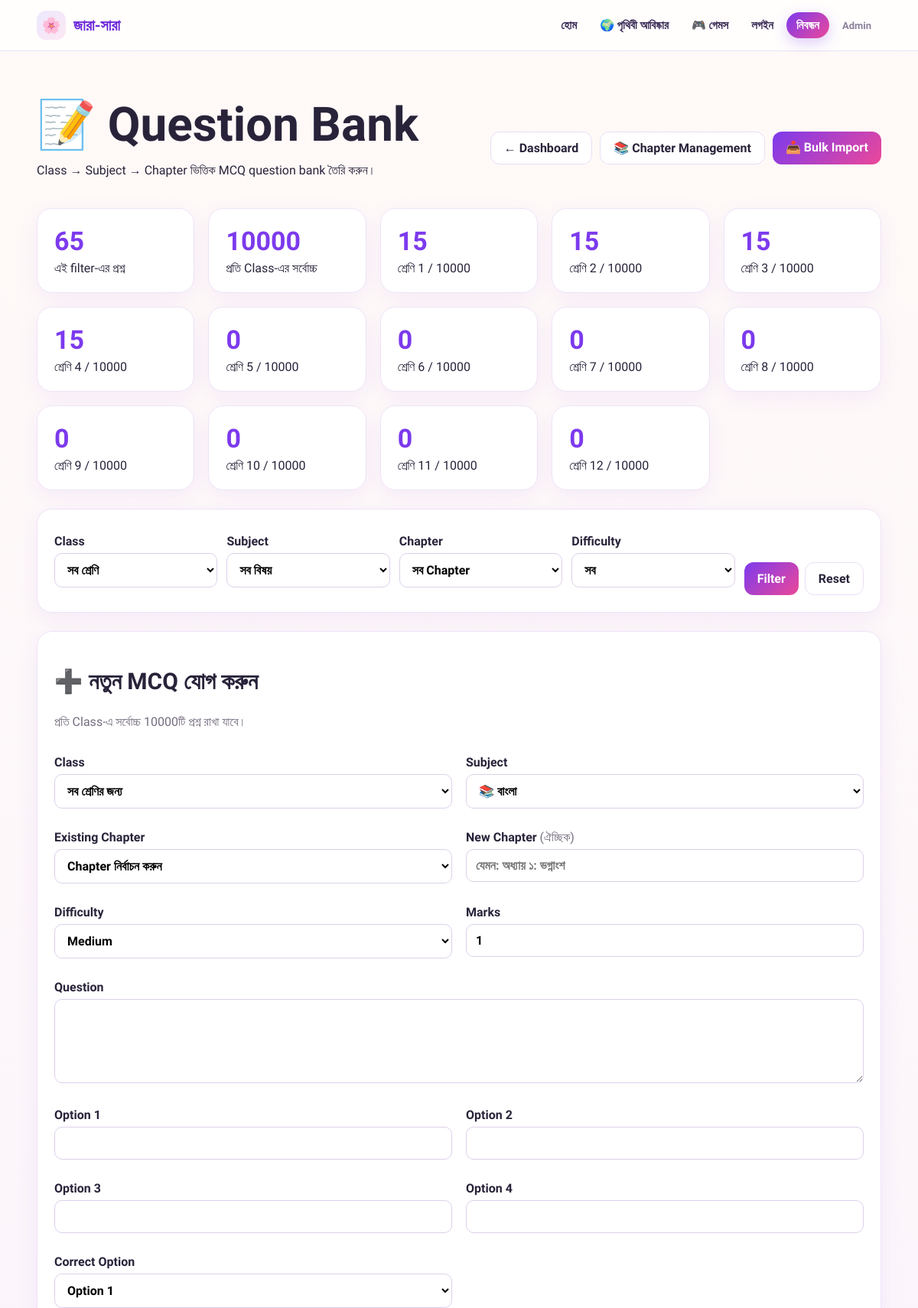
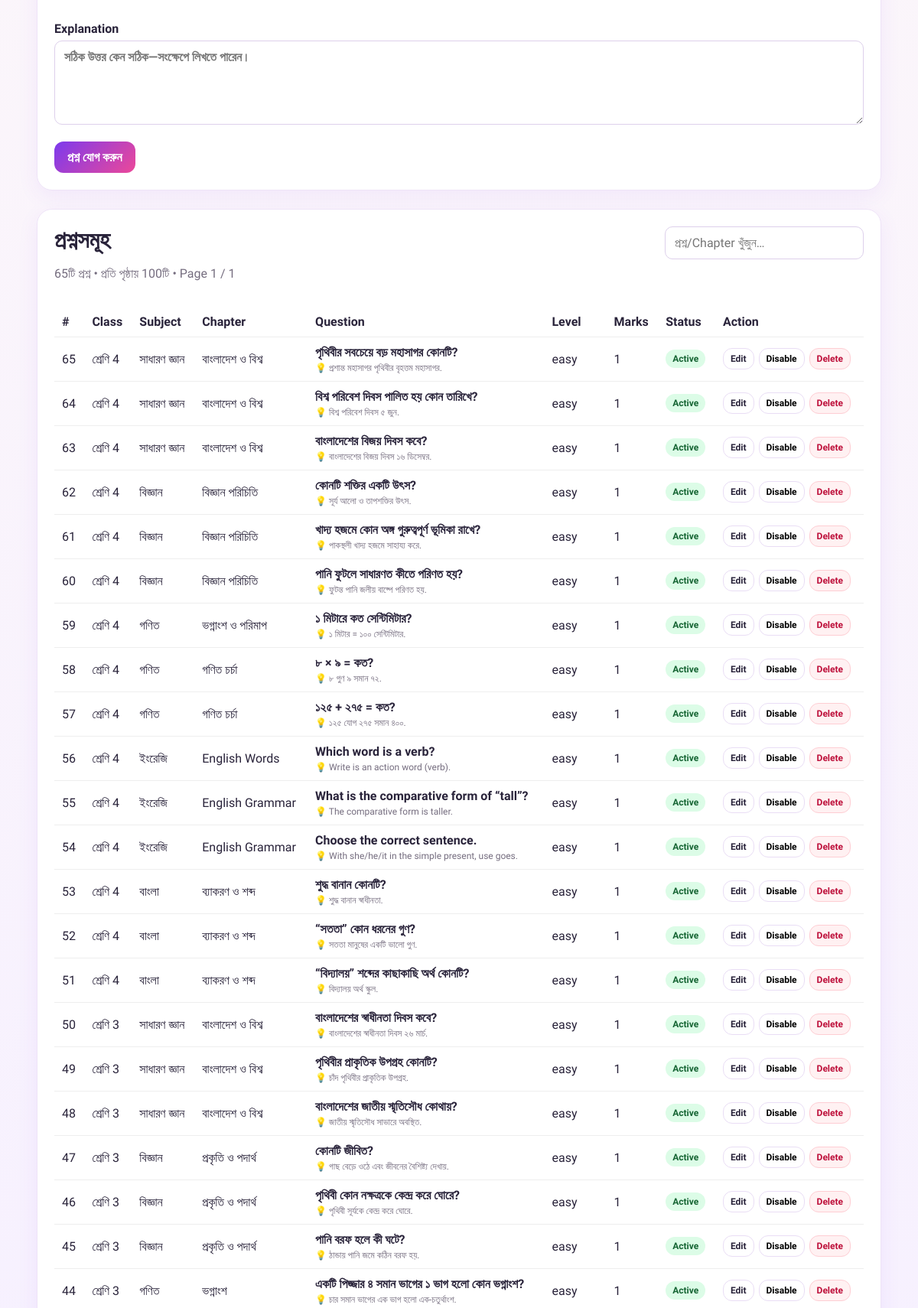
Screenshot of /admin/questions (signed in, upper part) with the database file from the repository (2 pictures, top to bottom).
### tables this page shows
CREATE TABLE classes(id INTEGER PRIMARY KEY AUTOINCREMENT,name TEXT NOT NULL,display_order INTEGER DEFAULT 0,active INTEGER DEFAULT 1,stage TEXT);

CREATE TABLE questions(id INTEGER PRIMARY KEY AUTOINCREMENT,subject_id INTEGER,chapter_id INTEGER,class_id INTEGER,question_text TEXT NOT NULL,question_type TEXT DEFAULT 'mcq',explanation TEXT,difficulty TEXT DEFAULT 'medium',marks INTEGER DEFAULT 1,active INTEGER DEFAULT 1,FOREIGN KEY(subject_id) REFERENCES subjects(id),FOREIGN KEY(chapter_id) REFERENCES chapters(id),FOREIGN KEY(class_id) REFERENCES classes(id));

CREATE TABLE subjects(id INTEGER PRIMARY KEY AUTOINCREMENT,name TEXT NOT NULL,icon TEXT DEFAULT '📘',display_order INTEGER DEFAULT 0,active INTEGER DEFAULT 1);

CREATE TABLE chapters(id INTEGER PRIMARY KEY AUTOINCREMENT,subject_id INTEGER NOT NULL,class_id INTEGER, title TEXT NOT NULL,description TEXT,display_order INTEGER DEFAULT 0,active INTEGER DEFAULT 1,FOREIGN KEY(subject_id) REFERENCES subjects(id) ON DELETE CASCADE,FOREIGN KEY(class_id) REFERENCES classes(id));

### app.py (the view, shortened to what this page needs)
@app.route('/admin/questions', methods=['GET', 'POST'])
@admin_required
def admin_questions():
    d=db()
    try:
        class_id=request.args.get('class_id') or ''; subject_id=request.args.get('subject_id') or ''; chapter_id=request.args.get('chapter_id') or ''; difficulty=request.args.get('difficulty') or ''
        try: page=max(1,int(request.args.get('page','1') or 1))
        except ValueError: page=1
        per_page=100
        where=[]; params=[]
        if class_id: where.append('(q.class_id=? OR q.class_id IS NULL)'); params.append(class_id)
        if subject_id: where.append('q.subject_id=?'); params.append(subject_id)
        if chapter_id: where.append('q.chapter_id=?'); params.append(chapter_id)
        if difficulty: where.append('q.difficulty=?'); params.append(difficulty)
        where_sql=('WHERE '+' AND '.join(where)) if where else ''
        question_total=int(d.fetchone(f'SELECT COUNT(*) AS n FROM questions q {where_sql}',tuple(params))['n'])
        total_pages=max(1,(question_total+per_page-1)//per_page)
        page=min(page,total_pages); offset=(page-1)*per_page
        subjects=d.fetchall(f'SELECT * FROM subjects WHERE active={BOOL_TRUE} ORDER BY display_order,name'); classes=d.fetchall('SELECT * FROM classes ORDER BY display_order')
        questions=d.fetchall(f'SELECT q.*,s.name subject_name,c.title chapter_name,cl.name class_name FROM questions q LEFT JOIN subjects s ON s.id=q.subject_id LEFT JOIN chapters c ON c.id=q.chapter_id LEFT JOIN classes cl ON cl.id=q.class_id {where_sql} ORDER BY q.id DESC LIMIT {per_page} OFFSET {offset}',tuple(params))
        class_question_counts=d.fetchall('SELECT c.id,c.name,COUNT(q.id) AS question_count FROM classes c LEFT JOIN questions q ON q.class_id=c.id GROUP BY c.id,c.name ORDER BY c.display_order,c.id')
        chapters=[]
        return render_template('admin/questions.html',subjects=subjects,classes=classes,chapters=chapters,questions=questions,selected_class=class_id,selected_subject=subject_id,selected_chapter=chapter_id,selected_difficulty=difficulty,question_total=question_total,page=page,total_pages=total_pages,per_page=per_page,class_question_counts=class_question_counts,max_questions_per_class=MAX_QUESTIONS_PER_CLASS)
    finally: d.close()

### app.py (called while the page is built)
def db():
    return DB()

def admin_required(f):
    @wraps(f)
    def w(*a, **kw):
        if not session.get('admin_id'):
            return redirect(url_for('admin_login'))
        return f(*a, **kw)
    return w

    def execute(self, sql, params=()):
        if self.pg:
            sql = sql.replace('?', '%s')
        self.cur.execute(sql, params)
        return self.cur

    def fetchone(self, sql, params=()):
        return self.execute(sql, params).fetchone()

    def fetchall(self, sql, params=()):
        return self.execute(sql, params).fetchall()

    def close(self):
        try:
            self.cur.close()
        finally:
            self.c.close()

### templates/admin/questions.html (shortened to what this page needs)
{% extends 'base.html' %}{% block title %}Question Bank{% endblock %}{% block content %}
<div class="wrap section">
  <div class="adminhead"><div><h1>📝 Question Bank</h1><p>Class → Subject → Chapter ভিত্তিক MCQ question bank তৈরি করুন।</p></div><div class="actions"><a class="btn" href="{{url_for('admin')}}">← Dashboard</a><a class="btn" href="{{url_for('admin_chapters')}}">📚 Chapter Management</a><a class="btn primary" href="{{url_for('admin_question_import')}}">📥 Bulk Import</a></div></div>
  <div class="grid statgrid">
    <div class="card statcard"><b>{{question_total}}</b><span>এই filter-এর প্রশ্ন</span></div>
    <div class="card statcard"><b>{{max_questions_per_class}}</b><span>প্রতি Class-এর সর্বোচ্চ</span></div>
    {% for c in class_question_counts %}<div class="card statcard"><b>{{c.question_count}}</b><span>{{c.name}} / {{max_questions_per_class}}</span></div>{% endfor %}
  </div>
  <form method="get" class="card filterbar filterbar-wide"><label>Class<select name="class_id"><option value="">সব শ্রেণি</option></select></label><label>Subject<select name="subject_id" id="filterSubject"><option value="">সব বিষয়</option></select></label><label>Chapter<select name="chapter_id" id="filterChapter"><option value="">সব Chapter</option></select></label><label>Difficulty<select name="difficulty"><option value="">সব</option></select></label><div class="filter-actions"><button class="btn primary">Filter</button><a class="btn" href="{{url_for('admin_questions')}}">Reset</a></div></form>
  <form method="post" class="card formgrid section-card"><div class="full"><h2>➕ নতুন MCQ যোগ করুন</h2><p class="muted">প্রতি Class-এ সর্বোচ্চ {{max_questions_per_class}}টি প্রশ্ন রাখা যাবে।</p></div><label>Class<select name="class_id" id="questionClass"><option value="">সব শ্রেণির জন্য</option>{% for c in classes %}<option value="{{c.id}}">{{c.name}}</option>{% endfor %}</select></label><label>Subject<select name="subject_id" id="questionSubject" required>{% for s in subjects %}<option value="{{s.id}}">{{s.icon}} {{s.name}}</option>{% endfor %}</select></label><label>Existing Chapter<select name="chapter_id" id="questionChapter"><option value="">Chapter নির্বাচন করুন</option>{% for ch in chapters %}<option value="{{ch.id}}">{{ch.title}}</option>{% endfor %}</select></label><label>New Chapter <span class="muted">(ঐচ্ছিক)</span><input name="new_chapter" id="newChapter" placeholder="যেমন: অধ্যায় ১: ভগ্নাংশ"></label><label>Difficulty<select name="difficulty"><option value="easy">Easy</option><option value="medium" selected>Medium</option><option value="hard">Hard</option></select></label><label>Marks<input type="number" name="marks" min="1" value="1"></label><label class="full">Question<textarea name="question_text" required></textarea></label>{% for i in range(4) %}<label>Option {{i+1}}<input name="opt{{i}}" required></label>{% endfor %}<label>Correct Option<select name="correct"><option value="0">Option 1</option><option value="1">Option 2</option><option value="2">Option 3</option><option value="3">Option 4</option></select></label><label class="full">Explanation<textarea name="explanation" placeholder="সঠিক উত্তর কেন সঠিক—সংক্ষেপে লিখতে পারেন।"></textarea></label><div class="full"><button class="btn primary">প্রশ্ন যোগ করুন</button></div></form>
  <div class="card section-card"><div class="section-title"><div><h2>প্রশ্নসমূহ</h2><p class="muted">{{question_total}}টি প্রশ্ন • প্রতি পৃষ্ঠায় {{per_page}}টি • Page {{page}} / {{total_pages}}</p></div><input id="questionSearch" class="inline-search" placeholder="প্রশ্ন/Chapter খুঁজুন…" oninput="filterQuestionRows()"></div><div class="table-wrap"><table id="questionTable"><thead><tr><th>#</th><th>Class</th><th>Subject</th><th>Chapter</th><th>Question</th><th>Level</th><th>Marks</th><th>Status</th><th>Action</th></tr></thead><tbody>{% for q in questions %}<tr data-search="{{(q.question_text or '')|lower}} {{(q.subject_name or '')|lower}} {{(q.chapter_name or '')|lower}}"><td>{{q.id}}</td><td>{{q.class_name or 'সব'}}</td><td>{{q.subject_name}}</td><td>{{q.chapter_name or '—'}}</td><td><b>{{q.question_text}}</b>{% if q.explanation %}<div class="tiny-note">💡 {{q.explanation}}</div>{% endif %}</td><td>{{q.difficulty}}</td><td>{{q.marks}}</td><td><span class="status {{'published' if q.active else 'draft'}}">{{'Active' if q.active else 'Inactive'}}</span></td><td><div class="row-actions"><a class="btn tiny" href="{{url_for('admin_question_edit',qid=q.id)}}">Edit</a><form method="post" action="{{url_for('admin_question_toggle',qid=q.id)}}"><button class="btn tiny">{{'Disable' if q.active else 'Enable'}}</button></form><form method="post" action="{{url_for('admin_question_delete',qid=q.id)}}" onsubmit="return confirm('এই প্রশ্নটি মুছে ফেলবেন?')"><button class="btn tiny danger">Delete</button></form></div></td></tr>{% else %}<tr><td colspan="9">কোনো প্রশ্ন পাওয়া যায়নি।</td></tr>{% endfor %}</tbody></table></div><div class="actions" style="justify-content:center;margin-top:16px;flex-wrap:wrap">{% if page>1 %}<a class="btn" href="{{url_for('admin_questions',class_id=selected_class,subject_id=selected_subject,chapter_id=selected_chapter,difficulty=selected_difficulty,page=page-1)}}">← আগের পৃষ্ঠা</a>{% endif %}<span class="btn secondary">Page {{page}} / {{total_pages}}</span>{% if page<total_pages %}<a class="btn" href="{{url_for('admin_questions',class_id=selected_class,subject_id=selected_subject,chapter_id=selected_chapter,difficulty=selected_difficulty,page=page+1)}}">পরের পৃষ্ঠা →</a>{% endif %}</div></div>
</div>
{% endblock %}

### static/css/style.css (style rules this page uses)
* { box-sizing:border-box }
body { margin:0;font-family:'Hind Siliguri',sans-serif;background:linear-gradient(135deg,#fffaf7,#f6f0ff);color:#29233a }
a { text-decoration:none;color:inherit }
.wrap { width:min(1120px,92%);margin:auto }
h1 { font-size:clamp(34px,6vw,62px);line-height:1.1;margin:14px 0 }
h2 { font-size:30px }
.actions { display:flex;gap:12px;flex-wrap:wrap;margin-top:24px }
.btn { display:inline-block;border:0;border-radius:12px;padding:11px 17px;background:#fff;border:1px solid #e9ddf5;cursor:pointer;font:inherit;font-weight:700 }
.btn.primary { background:linear-gradient(135deg,#7c3aed,#ec4899);color:#fff;border:none }
.section { padding:48px 0 }
.grid { display:grid;grid-template-columns:repeat(auto-fit,minmax(200px,1fr));gap:18px }
.card { background:#fff;border:1px solid #eee3f7;border-radius:20px;padding:22px;box-shadow:0 8px 28px #7c3aed12 }
label { display:block;font-weight:600;margin:10px 0 }
input,textarea,select { width:100%;margin-top:6px;padding:11px 12px;border:1px solid #ddd0eb;border-radius:10px;font:inherit;background:#fff }
textarea { min-height:110px }
.formgrid { display:grid;grid-template-columns:1fr 1fr;gap:8px 18px }
.full { grid-column:1/-1 }
.adminhead { display:flex;justify-content:space-between;align-items:center;gap:20px;margin-bottom:24px }
.admin-menu small,.muted { color:#756d7f;font-weight:400 }
table { width:100%;border-collapse:collapse }
th,td { padding:10px;border-bottom:1px solid #eee;text-align:left }
.section-card { margin-top:24px }
.section-title { display:flex;justify-content:space-between;align-items:flex-start;gap:16px;margin-bottom:18px }
.section-title h2 { margin:0 0 4px }
.statgrid { margin-bottom:24px }
.statcard { display:flex;flex-direction:column;gap:6px }
.statcard b { font-size:34px;color:#7c3aed }
.actions { display:flex;gap:10px;flex-wrap:wrap }
.filterbar { display:grid;grid-template-columns:repeat(3,1fr) auto;gap:12px;align-items:end;margin-bottom:18px }
.filter-actions { display:flex;gap:8px }
.inline-search { width:260px;max-width:100%;margin:0 }
.table-wrap { overflow:auto }
.table-wrap table { min-width:760px }
.status { display:inline-flex;padding:5px 9px;border-radius:999px;font-size:12px;font-weight:700 }
.status.published { background:#dcfce7;color:#166534 }
.row-actions { display:flex;gap:6px;flex-wrap:wrap }
.btn.tiny { padding:6px 9px;font-size:12px }
.btn.danger { background:#fff1f2;border-color:#fecdd3;color:#be123c }
.tiny-note { font-size:12px;color:#756d7f;margin-top:4px }
.muted { color:#756d7f }
.section-card+.section-card { margin-top:24px }
.filterbar-wide { grid-template-columns:repeat(4,1fr) auto }
.danger { cursor:pointer }

### static/css/home.css (style rules this page uses)
:root { --p:#6d28d9;--p2:#7c3aed;--pink:#ec4899;--ink:#1f1633;--soft:#f6f0ff;--line:#eadff7 }
body { background:linear-gradient(180deg,#fffaf7 0,#f6f0ff 60%,#fff 100%);background-attachment:fixed }

### rows the page displays
classes: question_count "15", name "শ্রেণি 1", max_questions_per_class "10000"
classes: question_count "15", name "শ্রেণি 2", max_questions_per_class "10000"
classes: question_count "15", name "শ্রেণি 3", max_questions_per_class "10000"
classes: question_count "15", name "শ্রেণি 4", max_questions_per_class "10000"
classes: question_count "0", name "শ্রেণি 5", max_questions_per_class "10000"
classes: question_count "0", name "শ্রেণি 6", max_questions_per_class "10000"
classes: question_count "0", name "শ্রেণি 7", max_questions_per_class "10000"
classes: question_count "0", name "শ্রেণি 8", max_questions_per_class "10000"
classes: question_count "0", name "শ্রেণি 9", max_questions_per_class "10000"
classes: question_count "0", name "শ্রেণি 10", max_questions_per_class "10000"
classes: question_count "0", name "শ্রেণি 11", max_questions_per_class "10000"
classes: question_count "0", name "শ্রেণি 12", max_questions_per_class "10000"
questions: id "65", name "শ্রেণি 4", subject_name "সাধারণ জ্ঞান", title "বাংলাদেশ ও বিশ্ব", question_text "পৃথিবীর সবচেয়ে বড় মহাসাগর কোনটি?", explanation "প্রশান্ত মহাসাগর পৃথিবীর বৃহত্তম মহাসাগর.", difficulty "easy", marks "1", active "Active", active "Disable"
questions: id "64", name "শ্রেণি 4", subject_name "সাধারণ জ্ঞান", title "বাংলাদেশ ও বিশ্ব", question_text "বিশ্ব পরিবেশ দিবস পালিত হয় কোন তারিখে?", explanation "বিশ্ব পরিবেশ দিবস ৫ জুন.", difficulty "easy", marks "1", active "Active", active "Disable"
questions: id "63", name "শ্রেণি 4", subject_name "সাধারণ জ্ঞান", title "বাংলাদেশ ও বিশ্ব", question_text "বাংলাদেশের বিজয় দিবস কবে?", explanation "বাংলাদেশের বিজয় দিবস ১৬ ডিসেম্বর.", difficulty "easy", marks "1", active "Active", active "Disable"
questions: id "62", name "শ্রেণি 4", subject_name "বিজ্ঞান", title "বিজ্ঞান পরিচিতি", question_text "কোনটি শক্তির একটি উৎস?", explanation "সূর্য আলো ও তাপশক্তির উৎস.", difficulty "easy", marks "1", active "Active", active "Disable"
questions: id "61", name "শ্রেণি 4", subject_name "বিজ্ঞান", title "বিজ্ঞান পরিচিতি", question_text "খাদ্য হজমে কোন অঙ্গ গুরুত্বপূর্ণ ভূমিকা রাখে?", explanation "পাকস্থলী খাদ্য হজমে সাহায্য করে.", difficulty "easy", marks "1", active "Active", active "Disable"
questions: id "60", name "শ্রেণি 4", subject_name "বিজ্ঞান", title "বিজ্ঞান পরিচিতি", question_text "পানি ফুটলে সাধারণত কীতে পরিণত হয়?", explanation "ফুটন্ত পানি জলীয় বাষ্পে পরিণত হয়.", difficulty "easy", marks "1", active "Active", active "Disable"
questions: id "59", name "শ্রেণি 4", subject_name "গণিত", title "ভগ্নাংশ ও পরিমাপ", question_text "১ মিটারে কত সেন্টিমিটার?", explanation "১ মিটার = ১০০ সেন্টিমিটার.", difficulty "easy", marks "1", active "Active", active "Disable"
questions: id "58", name "শ্রেণি 4", subject_name "গণিত", title "গণিত চর্চা", question_text "৮ × ৯ = কত?", explanation "৮ গুণ ৯ সমান ৭২.", difficulty "easy", marks "1", active "Active", active "Disable"
questions: id "57", name "শ্রেণি 4", subject_name "গণিত", title "গণিত চর্চা", question_text "১২৫ + ২৭৫ = কত?", explanation "১২৫ যোগ ২৭৫ সমান ৪০০.", difficulty "easy", marks "1", active "Active", active "Disable"
questions: id "56", name "শ্রেণি 4", subject_name "ইংরেজি", title "English Words", question_text "Which word is a verb?", explanation "Write is an action word (verb).", difficulty "easy", marks "1", active "Active", active "Disable"
questions: id "55", name "শ্রেণি 4", subject_name "ইংরেজি", title "English Grammar", question_text "What is the comparative form of “tall”?", explanation "The comparative form is taller.", difficulty "easy", marks "1", active "Active", active "Disable"
questions: id "54", name "শ্রেণি 4", subject_name "ইংরেজি", title "English Grammar", question_text "Choose the correct sentence.", explanation "With she/he/it in the simple present, use goes.", difficulty "easy", marks "1", active "Active", active "Disable"
questions: id "53", name "শ্রেণি 4", subject_name "বাংলা", title "ব্যাকরণ ও শব্দ", question_text "শুদ্ধ বানান কোনটি?", explanation "শুদ্ধ বানান স্বাধীনতা.", difficulty "easy", marks "1", active "Active", active "Disable"
questions: id "52", name "শ্রেণি 4", subject_name "বাংলা", title "ব্যাকরণ ও শব্দ", question_text "“সততা” কোন ধরনের গুণ?", explanation "সততা মানুষের একটি ভালো গুণ.", difficulty "easy", marks "1", active "Active", active "Disable"
questions: id "51", name "শ্রেণি 4", subject_name "বাংলা", title "ব্যাকরণ ও শব্দ", question_text "“বিদ্যালয়” শব্দের কাছাকাছি অর্থ কোনটি?", explanation "বিদ্যালয় অর্থ স্কুল.", difficulty "easy", marks "1", active "Active", active "Disable"
questions: id "50", name "শ্রেণি 3", subject_name "সাধারণ জ্ঞান", title "বাংলাদেশ ও বিশ্ব", question_text "বাংলাদেশের স্বাধীনতা দিবস কবে?", explanation "বাংলাদেশের স্বাধীনতা দিবস ২৬ মার্চ.", difficulty "easy", marks "1", active "Active", active "Disable"
questions: id "49", name "শ্রেণি 3", subject_name "সাধারণ জ্ঞান", title "বাংলাদেশ ও বিশ্ব", question_text "পৃথিবীর প্রাকৃতিক উপগ্রহ কোনটি?", explanation "চাঁদ পৃথিবীর প্রাকৃতিক উপগ্রহ.", difficulty "easy", marks "1", active "Active", active "Disable"
questions: id "48", name "শ্রেণি 3", subject_name "সাধারণ জ্ঞান", title "বাংলাদেশ ও বিশ্ব", question_text "বাংলাদেশের জাতীয় স্মৃতিসৌধ কোথায়?", explanation "জাতীয় স্মৃতিসৌধ সাভারে অবস্থিত.", difficulty "easy", marks "1", active "Active", active "Disable"
questions: id "47", name "শ্রেণি 3", subject_name "বিজ্ঞান", title "প্রকৃতি ও পদার্থ", question_text "কোনটি জীবিত?", explanation "গাছ বেড়ে ওঠে এবং জীবনের বৈশিষ্ট্য দেখায়.", difficulty "easy", marks "1", active "Active", active "Disable"
questions: id "46", name "শ্রেণি 3", subject_name "বিজ্ঞান", title "প্রকৃতি ও পদার্থ", question_text "পৃথিবী কোন নক্ষত্রকে কেন্দ্র করে ঘোরে?", explanation "পৃথিবী সূর্যকে কেন্দ্র করে ঘোরে.", difficulty "easy", marks "1", active "Active", active "Disable"
questions: id "45", name "শ্রেণি 3", subject_name "বিজ্ঞান", title "প্রকৃতি ও পদার্থ", question_text "পানি বরফ হলে কী ঘটে?", explanation "ঠান্ডায় পানি জমে কঠিন বরফ হয়.", difficulty "easy", marks "1", active "Active", active "Disable"
questions: id "44", name "শ্রেণি 3", subject_name "গণিত", title "ভগ্নাংশ", question_text "একটি পিজ্জার ৪ সমান ভাগের ১ ভাগ হলো কোন ভগ্নাংশ?", explanation "চার সমান ভাগের এক ভাগ হলো এক-চতুর্থাংশ.", difficulty "easy", marks "1", active "Active", active "Disable"

### other values shown
{{ settings.site_name if settings else 'জারা-সারা' }} "জারা-সারা"
{{ question_total }} "65"
{{ max_questions_per_class }} "10000"
{{ i+1 }} "1" "2" "3" "4"
{{ per_page }} "100"
{{ page }} "1"
{{ total_pages }} "1"
form field subject_id "📚 বাংলা"
